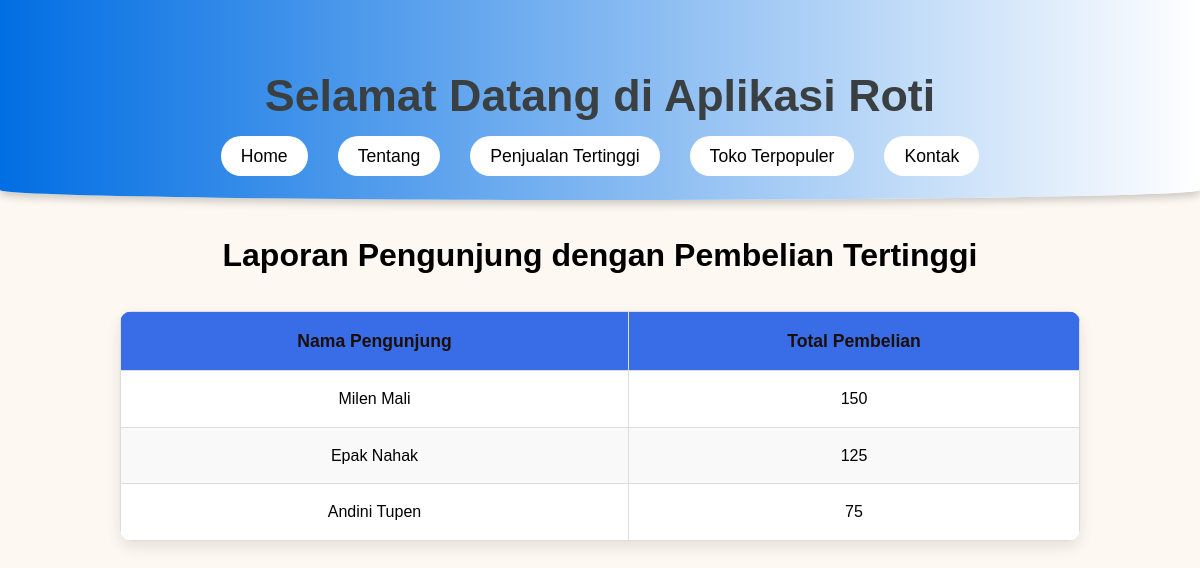
Page /laporan/pengunjung-terbanyak/ on the committed database.
### pesanan/models.py (models this page shows, shortened)
class Pengunjung(models.Model):
    id_pengunjung = models.AutoField(primary_key=True)
    nama_depan = models.CharField(max_length=50)
    nama_belakang = models.CharField(max_length=50)
    pekerjaan = models.CharField(max_length=100)
    id_toko = models.ForeignKey(Toko, on_delete=models.SET_NULL, null=True, blank=True)
    class Meta:
        verbose_name = "Pengunjung"
        verbose_name_plural = "Pengunjung"

### pesanan/views.py (the view)
# urls.py: path('laporan/pengunjung-terbanyak/', pengunjung_terbanyak, name='pengunjung_terbanyak'),
def pengunjung_terbanyak(request):
    pengunjung_terbanyak = (
        Memesan.objects
        .values('id_pengunjung__nama_depan', 'id_pengunjung__nama_belakang')  # Ambil nama pengunjung
        .annotate(total_pembelian=Sum('totalHarga'))  # Hitung total pembelian per pengunjung
        .order_by('-total_pembelian')  # Urutkan berdasarkan total pembelian
    )
    return render(request, 'pengunjung_terbanyak.html', {'pengunjung_terbanyak': pengunjung_terbanyak})

### pesanan/templates/pengunjung_terbanyak.html (shortened to what this page needs)
<!DOCTYPE html>
<html lang="id">
<head>
</head>
<body>
    <header>
        <h1>Selamat Datang di Aplikasi Roti</h1>
        <nav>
            <ul>
                <li><a href="{% url 'home' %}">Home</a></li>
                <li><a href="{% url 'tentang' %}">Tentang</a></li>
                <li><a href="{% url 'roti_terjual_tertinggi' %}">Penjualan Tertinggi</a></li>
                <li><a href="{% url 'pengunjung_terbanyak' %}">Toko Terpopuler</a></li>
                <li><a href="{% url 'kontak' %}">Kontak</a></li>
            </ul>
        </nav>
    </header>
    <h1>Laporan Pengunjung dengan Pembelian Tertinggi</h1>
    <table>
        <thead>
            <tr>
                <th>Nama Pengunjung</th>
                <th>Total Pembelian</th>
            </tr>
        </thead>
        <tbody>
            {% for pengunjung in pengunjung_terbanyak %}
                <tr>
                    <td>{{ pengunjung.id_pengunjung__nama_depan }} {{ pengunjung.id_pengunjung__nama_belakang }}</td>
                    <td>{{ pengunjung.total_pembelian }}</td>
                </tr>
            {% empty %}
                <tr>
                    <td colspan="2">Tidak ada data pengunjung dengan pembelian tertinggi</td>
                </tr>
            {% endfor %}
        </tbody>
    </table>
</body>
</html>

### pesanan/templates/pengunjung_terbanyak.html (style rules this page uses)
* { margin: 0; padding: 0; box-sizing: border-box; }
body { font-family: 'Poppins', sans-serif; background-color: #fdf8f1; color:rgb(0, 0, 0); line-height: 1.6; }
header { background: linear-gradient(90deg,rgb(1, 110, 227),rgb(255, 255, 255)); color: white; text-align: center; padding: 30px 10px; box-shadow: 0px 4px 8px rgba(0, 0, 0, 0.2); border-bottom-left-radius: 50% 10px; border-bottom-right-radius: 50% 10px; }
header h1 { font-size: 2.8rem; font-weight: 700; color:rgb(58, 63, 66); margin-bottom: 10px; }
nav ul { display: flex; justify-content: center; list-style: none; margin-top: 10px; }
nav ul li { margin: 0 15px; }
nav ul li a { color:rgb(0, 0, 0); text-decoration: none; font-size: 1.1rem; font-weight: 500; padding: 10px 20px; border-radius: 30px; background-color:rgb(255, 255, 255); transition: all 0.4s ease; }
h1 { text-align: center; margin: 30px 0; font-size: 2rem; }
table { width: 80%; margin: 20px auto; border-collapse: collapse; background-color: #ffffff; border-radius: 12px; box-shadow: 0 6px 15px rgba(0, 0, 0, 0.1); overflow: hidden; }
table th, table td { border: 1px solid #ddd; padding: 15px; text-align: center; }
table th { background-color:rgb(56, 109, 231); color:rgb(28, 15, 8); font-size: 1.1rem; }
table tr:nth-child(even) { background-color: #f9f9f9; }

### rows in the picture
Pengunjung: id_pengunjung__nama_depan "Milen", id_pengunjung__nama_belakang "Mali", total_pembelian "150"
Pengunjung: id_pengunjung__nama_depan "Epak", id_pengunjung__nama_belakang "Nahak", total_pembelian "125"
Pengunjung: id_pengunjung__nama_depan "Andini", id_pengunjung__nama_belakang "Tupen", total_pembelian "75"
